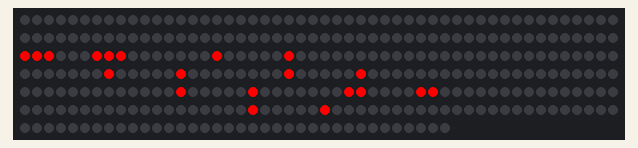
Recording of a program running on a simulated ESP32. Parts: 336 RGB LEDs in strip order, left to right, continuing on the next row. WiFi joins after 1.5 s; servers stay silent unless stated; network time is answered at once with the bench clock; the local clock reads 2024-03-15 10:24:30 at power-on unless the program sets it; not simulated (calls return 0 or success): credentials.h; what the program prints to the serial monitor is not drawn.

Above: at 7.7 s.

The program:

main.cpp
```cpp
#include <Arduino.h>
#include <WiFi.h>

#include <NTPClient.h>
#include "LedDisplayGFX.h"
#include "credentials.h"

LedDisplayGFX display(28,12);

WiFiUDP ntpUDP;
NTPClient timeClient(ntpUDP, "europe.pool.ntp.org", 3600, 60000);

int lastMinute = -1;

void showTime() {

  int hours = timeClient.getHours();
  int minutes = timeClient.getMinutes();
  int seconds = timeClient.getSeconds();

  hours += 1;
  hours %= 24;

  if (seconds & 0x01) {
    display.writePixel(14, 4, 0xFFE0);
    display.writePixel(14, 6, 0xFFE0);
  }
  else {
    display.drawPixel(14, 4, 0);
    display.drawPixel(14, 6, 0);
  }
  display.endWrite();


  if (minutes != lastMinute) {
    display.setTextColor(0xF800);
    String hoursStr = hours < 10 ? "0" + String(hours) : String(hours);
    String minuteStr = minutes < 10 ? "0" + String(minutes) : String(minutes);

    display.fillRect(1, 2, 13, 8, 0);
    display.setCursor(2, 2);
    display.print(hoursStr);

    display.fillRect(15, 2, 13, 8, 0);
    display.setCursor(16, 2);
    display.print(minuteStr);
    lastMinute = minutes;
  }

}

void setup() {
  Serial.begin(115200);
  delay(10);
  Serial.println('\n');

  delay(5000);
  WiFi.begin(ssid, password);
  Serial.print("Connecting to ");
  Serial.print(ssid);

  while (WiFi.status() != WL_CONNECTED) {
    delay(500);
    Serial.print('.');
  }

  Serial.println('\n');
  Serial.println("Connection established!");
  Serial.print("IP address:\t");
  Serial.println(WiFi.localIP());

  timeClient.begin();
}

void loop() {
  timeClient.update();
  showTime();
  delay(200);
}
```
